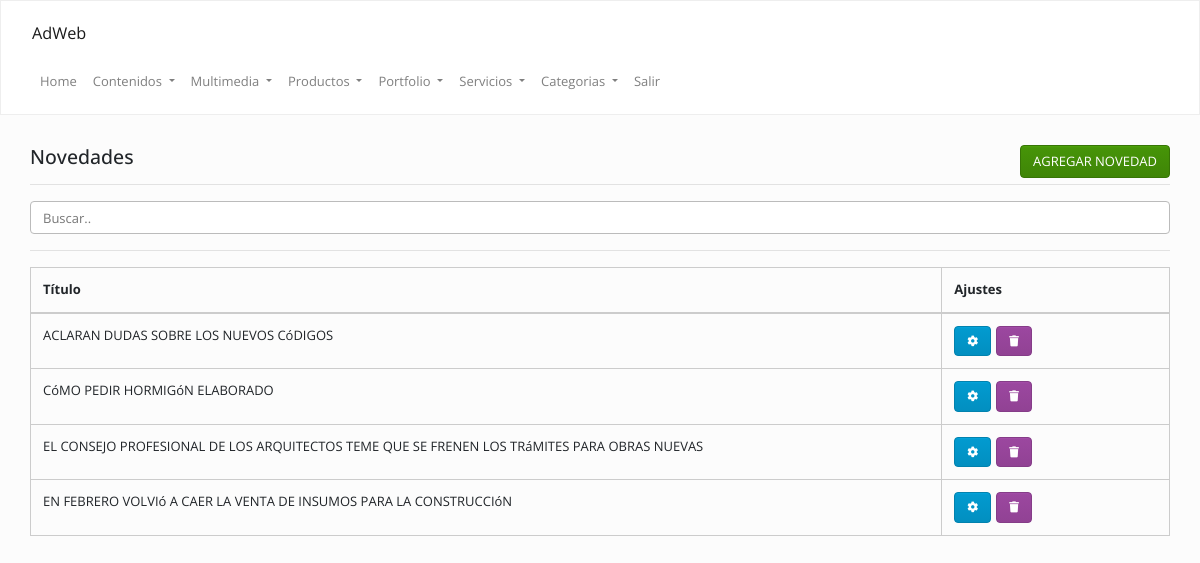
The app's page /admin/index.php?op=novedades&accion=ver (signed in) with its own data.
### tables this page shows
CREATE TABLE `novedades` (
  `id` int(11) NOT NULL,
  `cod` varchar(255) DEFAULT NULL,
  `titulo` text,
  `desarrollo` text,
  `categoria` text,
  `keywords` text,
  `description` text,
  `fecha` date DEFAULT NULL
);

### Config/Autoload.php (called while the page is built, shortened)
<?php
class autoload
{
    public static function runAdmin()
    {
        spl_autoload_register(
            function ($clase)
            {
                $ruta = str_replace("\\", "/", $clase) . ".php";
            }
        );
    }
}

### Clases/Conexion.php (called while the page is built, shortened)
<?php namespace Clases;
class Conexion
{
    private $datos = array("host"=> "localhost","user"=> "root","pass"=> "","db"  => "gema_indoors");
    private $con;
    public function __construct()
    {
        $this->con = mysqli_connect($this->datos["host"], $this->datos["user"], $this->datos["pass"], $this->datos["db"]);
        mysqli_set_charset($this->con,'utf8');
    }
    public function sqlReturn($query)
    {
        $dato = $this->con->query($query);
        return $dato;
    }
}

### Clases/Novedades.php (called while the page is built, shortened)
<?php
class Novedades
{
    private $con;
    public function __construct()
    {
        $this->con = new Conexion();
    }
    function list($filter,$order,$limit) {
        $array = array();
        if (is_array($filter)) {
            $filterSql = "WHERE ";
            $filterSql .= implode(" AND ", $filter);
        } else {
            $filterSql = '';
        }
        if ($order != '') {
            $orderSql = $order;
        } else {
            $orderSql = "id DESC";
        }
        if ($limit != '') {
            $limitSql = "LIMIT " . $limit;
        } else {
            $limitSql = '';
        }
        $sql = "SELECT * FROM `novedades` $filterSql  ORDER BY $orderSql $limitSql";
        $notas = $this->con->sqlReturn($sql);
        if ($notas) {
            while ($row = mysqli_fetch_assoc($notas)) {
                $array[] = $row;
            }
            return $array ;
        }
    }
}

### admin/inc/novedades/ver.php (the view, shortened to what this page needs)
<?php
$novedades = new Clases\Novedades();
$data      = $novedades->list("", "", "");
?>
<div class="mt-20">
    <div class="col-lg-12 col-md-12">
        <h4>
            Novedades
            <a class="btn btn-success pull-right" href="<?=URL?>/index.php?op=novedades&accion=agregar">
                AGREGAR NOVEDAD
            </a>
        </h4>
        <hr/>
        <input class="form-control" id="myInput" type="text" placeholder="Buscar..">
        <hr/>
        <table class="table  table-bordered  ">
            <thead>
                <th>
                    Título
                </th>
                <th>
                    Ajustes
                </th>
            </thead>
            <tbody>
                <?php
                if (is_array($data)) {
                    for ($i = 0; $i < count($data); $i++) {
                        echo "<tr>";
                        echo "<td>" . strtoupper($data[$i]["titulo"]) . "</td>";
                        echo "<td>";
                        echo '<a class="btn btn-info" data-toggle="tooltip" data-placement="top" title="Modificar" href="' . URL . '/index.php?op=novedades&accion=modificar&cod=' . $data[$i]["cod"] . '">
                        <i class="fa fa-cog"></i></a>';
                        echo '<a class="btn btn-danger" data-toggle="tooltip" data-placement="top" title="Eliminar" href="' . URL . '/index.php?op=novedades&accion=ver&borrar=' . $data[$i]["cod"] . '">
                        <i class="fa fa-trash"></i></a>';
                        echo "</td>";
                        echo "</tr>";
                    }
                }
                ?>
            </tbody>
        </table>
    </div>
</div>

### admin/css/style.css (style rules this page uses)
.pull-right { float: right !important; }
.mt-20 { margin-top: 20px !important; }
td .btn { margin-right: 5px; font-size: 11px; }
th:last-child { width: 20%; }

### records on screen
novedades: titulo "ACLARAN DUDAS SOBRE LOS NUEVOS CóDIGOS"
novedades: titulo "CóMO PEDIR HORMIGóN ELABORADO"
novedades: titulo "EL CONSEJO PROFESIONAL DE LOS ARQUITECTOS TEME QUE SE FRENEN LOS TRáMITES PARA OBRAS NUEVAS"
novedades: titulo "EN FEBRERO VOLVIó A CAER LA VENTA DE INSUMOS PARA LA CONSTRUCCIóN"
